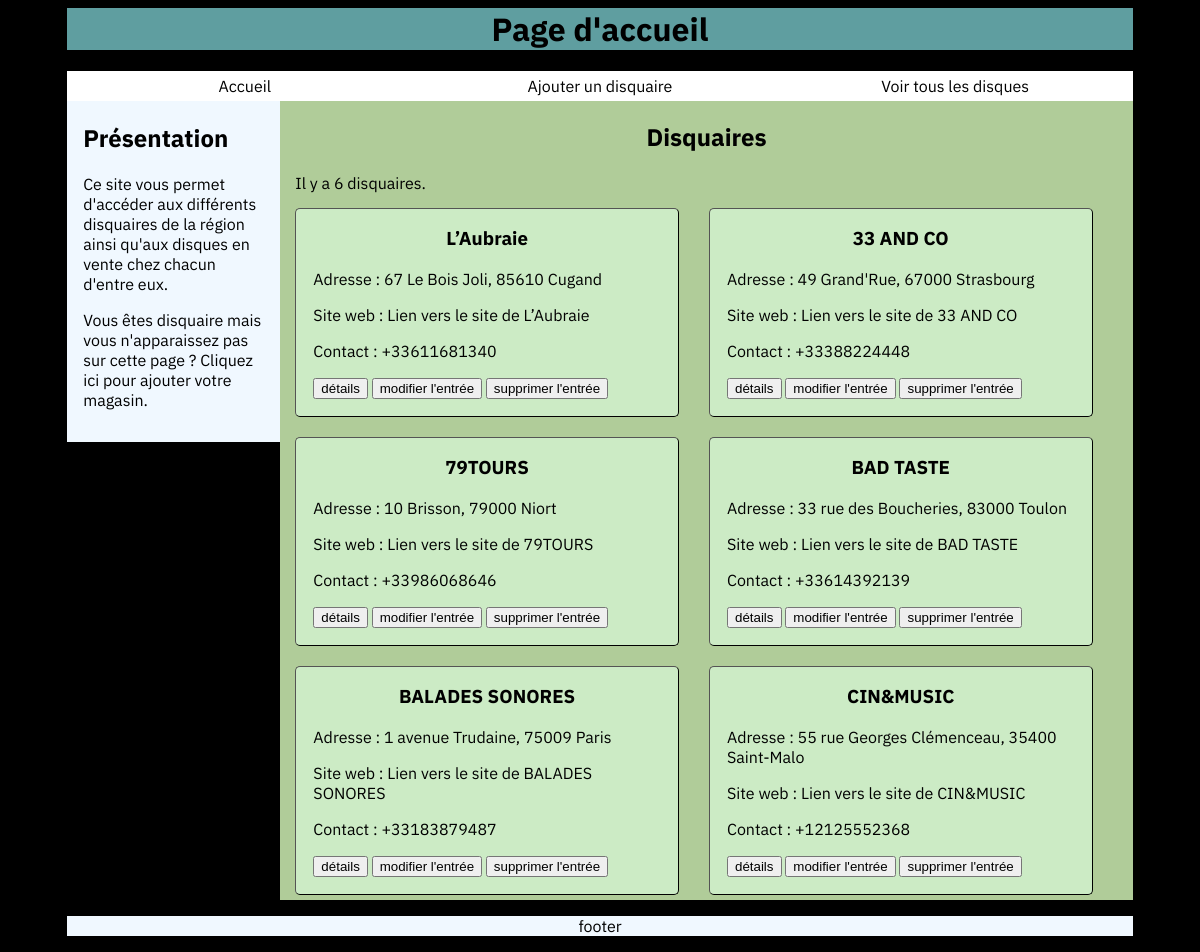
The app's page /disque/main/, older data.
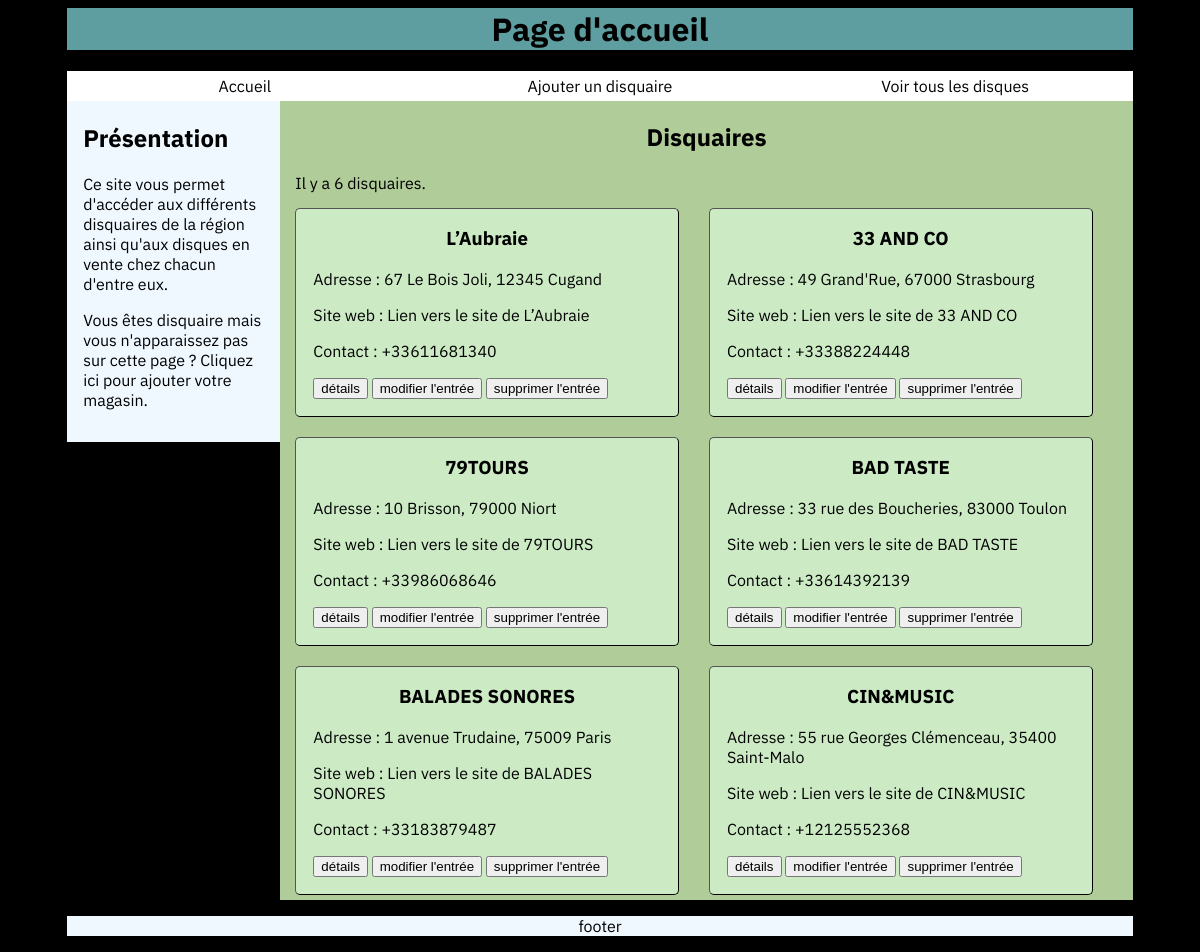
The same page, newer data.
### disque/models.py (models this page shows, shortened)
class Disquaire(models.Model):
    nom = models.CharField(max_length=100)
    ville = models.CharField(max_length=100)
    cp = models.IntegerField(blank=False)
    nom_rue = models.CharField(max_length=100)
    num_rue = models.IntegerField(blank=False)
    num_tel = PhoneNumberField(blank=True)
    site = models.URLField(blank=True)

### disque/views.py (the view)
# urls.py: path('main/', views.main),
def main(resquest):
    liste = models.Disquaire.objects.all()
    return render(resquest, 'disque/main.html', {"liste" : liste})

### disque/templates/disque/main.html (shortened to what this page needs)
<!DOCTYPE html>
<html lang="fr">
<head>
    {% load static %}
    <link rel="stylesheet" href="{%static 'disque/index.css' %}">
</head>
<body>
    <div class="main">
        {% block main %}
        <h1>{% block h1 %}Page d'accueil{% endblock %}</h1>
            <nav>
                <a href="/disque/main"> Accueil</a>
                <a href="/disque/ajoutdisquaire"> Ajouter un disquaire</a>
                <a href="/disque/disques">Voir tous les disques</a>
            </nav>
        <aside id="sidebar">
            {% block sidebar %}
            <h2>{% block h2 %} Présentation {% endblock %}</h2>
            <p>Ce site vous permet d'accéder aux différents disquaires de la région ainsi qu'aux disques en vente chez chacun d'entre eux.</p>
            <p>Vous êtes disquaire mais vous n'apparaissez pas sur cette page ? Cliquez <a href="/disque/ajoutdisquaire">ici</a> pour ajouter votre magasin.</p>
            {% endblock %}
        </aside>
        <section id="section">
            {% block section %}
            {% block h22 %} <h2>Disquaires</h2> {% endblock %}
            {% if liste|length == 0 %}
                <p>Il n'y a pas de disquaire pour le moment. Pour en ajouter un cliquez <a href="/disque/ajoutdisquaire/">ici</a>.</p>
                {% else %}
                {% if liste|length == 1 %}
                    <p>Il n'y a qu'un disquaire pour le moment :</p>
                    {% for disquaire in liste %}
                    <article class="disquaires">
                        <h3>{{disquaire.nom}}</h3>
                        <p>Adresse : {{disquaire.num_rue}} rue de {{disquaire.nom_rue}}, {{disquaire.cp}} {{disquaire.ville}}</p>
                        <p>Contact : <a href="tel:{{disquaire.num_tel}}">{{disquaire.num_tel}}</a></p>
                        <button><a href="/disque/affichedisquaire/{{disquaire.id}}/">détails</a></button>
                        <button><a href="/disque/updatedisquaire/{{disquaire.id}}/">modifier l'entrée</a></button>
                        <button><a href="/disque/deletedisquaire/{{disquaire.id}}">supprimer l'entrée</a></button>
                    </article>
                <p>Pour en ajouter d'autres cliquez <a href="/disque/ajoutdisquaire/">ici</a>.</p>
                {% endfor %}
                {% else %}
                    <p>Il y a {{ liste|length }} disquaires.</p>
                    {% for disquaire in liste %}
                    {% block art %}
                    <article class="disquaires">
                    {% block content %}
                    <h3>{{disquaire.nom}}</h3>
                        <p>Adresse : {{disquaire.num_rue}} {{disquaire.nom_rue}}, {{disquaire.cp}} {{disquaire.ville}}</p>
                        <p>Site web : <a href="{{disquaire.site}}">Lien vers le site de {{disquaire.nom}}</a> </p>
                        <p>Contact : <a href="tel:{{disquaire.num_tel}}">{{disquaire.num_tel}}</a></p>
                            <div class="boutons">
                                <a href="/disque/affichedisquaire/{{disquaire.id}}/"><button>détails</button></a>
                                <a href="/disque/updatedisquaire/{{disquaire.id}}/"><button>modifier l'entrée</button></a>
                                <a href="/disque/deletedisquaire/{{disquaire.id}}"><button>supprimer l'entrée</button></a>
                            </div>
                    </article>
                        {% endblock %}
                {% endblock %}
                {% endfor %}
                {% endif %}
                {% endif %}
                {% endblock %}
        </section>
        {% endblock %}
        <footer><p>footer</p></footer>
        </div>
</body>
</html>

Row changes from the older to the newer data that the page shows:
changed Disquaire "L’Aubraie": cp "85610" → "12345"
